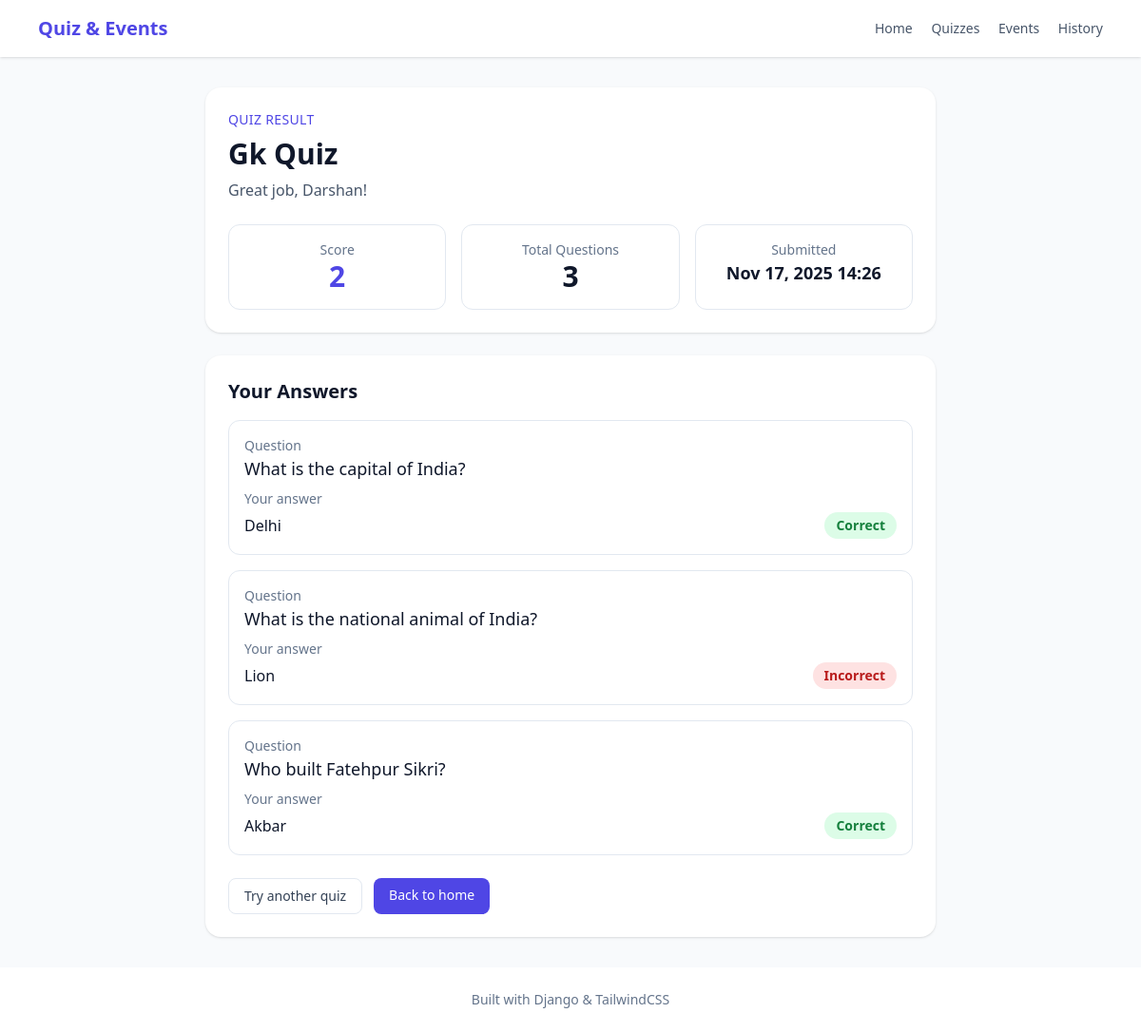
The app's page /results/1/ with its own data.
### quizzes/models.py (models this page shows, shortened)
class UserSubmission(models.Model):
    quiz = models.ForeignKey(Quiz, related_name='submissions', on_delete=models.CASCADE)
    user_name = models.CharField(max_length=150)
    score = models.PositiveIntegerField()
    submitted_at = models.DateTimeField(auto_now_add=True)

class Quiz(models.Model):
    title = models.CharField(max_length=255)
    description = models.TextField(blank=True)
    created_at = models.DateTimeField(auto_now_add=True)
    updated_at = models.DateTimeField(auto_now=True)

class UserAnswer(models.Model):
    submission = models.ForeignKey(
        UserSubmission, related_name='answers', on_delete=models.CASCADE
    )
    question = models.ForeignKey(Question, related_name='user_answers', on_delete=models.CASCADE)
    answer = models.ForeignKey(Answer, related_name='user_answers', on_delete=models.CASCADE)
    is_correct = models.BooleanField(default=False)
    class Meta:
        constraints = [
            models.UniqueConstraint(
                fields=['submission', 'question'],
                name='unique_submission_question',
            )
        ]

class Question(models.Model):
    MULTIPLE_CHOICE = 'multiple_choice'
    SINGLE_CHOICE = 'single_choice'
    TEXT = 'text'
    QUESTION_TYPE_CHOICES = [
        (MULTIPLE_CHOICE, 'Multiple Choice'),
        (SINGLE_CHOICE, 'Single Choice'),
        (TEXT, 'Text'),
    ]
    quiz = models.ForeignKey(Quiz, related_name='questions', on_delete=models.CASCADE)
    text = models.TextField()
    question_type = models.CharField(max_length=32, choices=QUESTION_TYPE_CHOICES)
    created_at = models.DateTimeField(auto_now_add=True)

class Answer(models.Model):
    question = models.ForeignKey(Question, related_name='answers', on_delete=models.CASCADE)
    text = models.TextField()
    is_correct = models.BooleanField(default=False)

### quizzes/views.py (the view)
# urls.py: path('results/<int:submission_id>/', views.quiz_result, name='quiz_result'),
def quiz_result(request, submission_id):
    submission = get_object_or_404(
        UserSubmission.objects.select_related('quiz').prefetch_related(
            'answers__question', 'answers__answer'
        ),
        pk=submission_id,
    )
    total_questions = submission.quiz.questions.count()
    return render(
        request,
        'quizzes/quiz_result.html',
        {
            'submission': submission,
            'total_questions': total_questions,
        },
    )

### quizzes/templates/quizzes/quiz_result.html (shortened to what this page needs)
{% extends "quizzes/base.html" %}
{% block content %}
  <div class="mx-auto max-w-3xl">
    <div class="rounded-2xl bg-white p-6 shadow">
      <p class="text-sm uppercase tracking-wide text-indigo-600">Quiz result</p>
      <h1 class="mt-2 text-3xl font-bold text-slate-900">{{ submission.quiz.title }}</h1>
      <p class="mt-2 text-slate-600">Great job, {{ submission.user_name }}!</p>
      <div class="mt-6 grid gap-4 md:grid-cols-3">
        <div class="rounded-xl border border-slate-200 p-4 text-center">
          <p class="text-sm text-slate-500">Score</p>
          <p class="text-3xl font-semibold text-indigo-600">{{ submission.score }}</p>
        </div>
        <div class="rounded-xl border border-slate-200 p-4 text-center">
          <p class="text-sm text-slate-500">Total Questions</p>
          <p class="text-3xl font-semibold text-slate-900">{{ total_questions }}</p>
        </div>
        <div class="rounded-xl border border-slate-200 p-4 text-center">
          <p class="text-sm text-slate-500">Submitted</p>
          <p class="text-lg font-semibold text-slate-900">{{ submission.submitted_at|date:"M d, Y H:i" }}</p>
        </div>
      </div>
    </div>
    <div class="mt-6 rounded-2xl bg-white p-6 shadow">
      <h2 class="text-xl font-semibold text-slate-900">Your Answers</h2>
      <div class="mt-4 space-y-4">
        {% for user_answer in submission.answers.all %}
          <div class="rounded-xl border border-slate-200 p-4">
            <p class="text-sm text-slate-500">Question</p>
            <p class="text-lg font-medium text-slate-900">{{ user_answer.question.text }}</p>
            <p class="mt-2 text-sm text-slate-500">Your answer</p>
            <div class="mt-1 flex items-center justify-between">
              <span>{{ user_answer.answer.text }}</span>
              {% if user_answer.is_correct %}
                <span class="rounded-full bg-green-100 px-3 py-1 text-sm font-semibold text-green-700">Correct</span>
              {% else %}
                <span class="rounded-full bg-red-100 px-3 py-1 text-sm font-semibold text-red-700">Incorrect</span>
              {% endif %}
            </div>
          </div>
        {% empty %}
          <p class="text-slate-500">No answers were recorded for this submission.</p>
        {% endfor %}
      </div>
      <div class="mt-6 flex flex-wrap gap-3">
        <a href="{% url 'quizzes:quiz_list' %}" class="rounded-lg border border-slate-200 px-4 py-2 text-sm font-medium text-slate-700 hover:border-indigo-400">Try another quiz</a>
        <a href="{% url 'quizzes:home' %}" class="rounded-lg bg-indigo-600 px-4 py-2 text-sm font-medium text-white hover:bg-indigo-700">Back to home</a>
      </div>
    </div>
  </div>
{% endblock %}

### records on screen
UserSubmission: quiz "Gk Quiz", user_name "Darshan", score "2", submitted_at "Nov 17, 2025 14:26"
UserAnswer: question.text "What is the capital of India?", answer.text "Delhi", is_correct "Correct"
UserAnswer: question.text "What is the national animal of India?", answer.text "Lion", is_correct "Incorrect"
UserAnswer: question.text "Who built Fatehpur Sikri?", answer.text "Akbar", is_correct "Correct"

### other values on screen
{{ total_questions }} "3"
